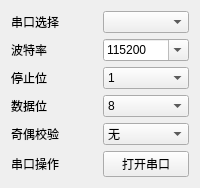
                <widget class="QWidget" name="tab_6">
                 <attribute name="title">
                  <string>串口2</string>
                 </attribute>
                 <layout class="QGridLayout" name="gridLayout_5">
                  <item row="0" column="0">
                   <widget class="QLabel" name="lblSerialPort_tab2">
                    <property name="text">
                     <string>串口选择</string>
                    </property>
                   </widget>
                  </item>
                  <item row="0" column="1">
                   <widget class="NewCombobox" name="cmbSerialPort_tab2"/>
                  </item>
                  <item row="1" column="0">
                   <widget class="QLabel" name="lblBaudRate_tab2">
                    <property name="text">
                     <string>波特率</string>
                    </property>
                   </widget>
                  </item>
                  <item row="1" column="1">
                   <widget class="QComboBox" name="cmbBaudRate_tab2">
                    <property name="editable">
                     <bool>true</bool>
                    </property>
                    <property name="currentIndex">
                     <number>10</number>
                    </property>
                    <property name="maxVisibleItems">
                     <number>20</number>
                    </property>
                    <item>
                     <property name="text">
                      <string>1200</string>
                     </property>
                    </item>
                    <item>
                     <property name="text">
                      <string>2400</string>
                     </property>
                    </item>
                    <item>
                     <property name="text">
                      <string>4800</string>
                     </property>
                    </item>
                    <item>
                     <property name="text">
                      <string>9600</string>
                     </property>
                    </item>
                    <item>
                     <property name="text">
                      <string>14400</string>
                     </property>
                    </item>
                    <item>
                     <property name="text">
                      <string>19200</string>
                     </property>
                    </item>
                    <item>
                     <property name="text">
                      <string>38400</string>
                     </property>
                    </item>
                    <item>
                     <property name="text">
                      <string>43000</string>
                     </property>
                    </item>
                    <item>
                     <property name="text">
                      <string>57600</string>
                     </property>
                    </item>
                    <item>
                     <property name="text">
                      <string>76800</string>
                     </property>
                    </item>
                    <item>
                     <property name="text">
                      <string>115200</string>
                     </property>
                    </item>
                    <item>
                     <property name="text">
                      <string>128000</string>
                     </property>
                    </item>
                    <item>
                     <property name="text">
                      <string>230400</string>
                     </property>
                    </item>
                    <item>
                     <property name="text">
                      <string>256000</string>
                     </property>
                    </item>
                    <item>
                     <property name="text">
                      <string>460800</string>
                     </property>
                    </item>
                    <item>
                     <property name="text">
                      <string>921600</string>
                     </property>
                    </item>
                    <item>
                     <property name="text">
                      <string>1382400</string>
                     </property>
                    </item>
                   </widget>
                  </item>
                  <item row="2" column="0">
                   <widget class="QLabel" name="lblStop_tab2">
                    <property name="text">
                     <string>停止位</string>
                    </property>
                   </widget>
                  </item>
                  <item row="2" column="1">
                   <widget class="QComboBox" name="cmbStop_tab2">
                    <item>
                     <property name="text">
                      <string>1</string>
                     </property>
                    </item>
                    <item>
                     <property name="text">
                      <string>1.5</string>
                     </property>
                    </item>
                    <item>
                     <property name="text">
                      <string>2</string>
                     </property>
                    </item>
                   </widget>
                  </item>
                  <item row="3" column="0">
                   <widget class="QLabel" name="lblData_tab2">
                    <property name="text">
                     <string>数据位</string>
                    </property>
                   </widget>
                  </item>
                  <item row="3" column="1">
                   <widget class="QComboBox" name="cmbData_tab2">
                    <property name="currentIndex">
                     <number>3</number>
                    </property>
                    <item>
                     <property name="text">
                      <string>5</string>
                     </property>
                    </item>
                    <item>
                     <property name="text">
                      <string>6</string>
                     </property>
                    </item>
                    <item>
                     <property name="text">
                      <string>7</string>
                     </property>
                    </item>
                    <item>
                     <property name="text">
                      <string>8</string>
                     </property>
                    </item>
                   </widget>
                  </item>
                  <item row="4" column="0">
                   <widget class="QLabel" name="lblCheck_tab2">
                    <property name="text">
                     <string>奇偶校验</string>
                    </property>
                   </widget>
                  </item>
                  <item row="4" column="1">
                   <widget class="QComboBox" name="cmbCheck_tab2">
                    <item>
                     <property name="text">
                      <string>无</string>
                     </property>
                    </item>
                    <item>
                     <property name="text">
                      <string>奇校验</string>
                     </property>
                    </item>
                    <item>
                     <property name="text">
                      <string>偶校验</string>
                     </property>
                    </item>
                   </widget>
                  </item>
                  <item row="5" column="0">
                   <widget class="QLabel" name="lblSwitch_tab2">
                    <property name="text">
                     <string>串口操作</string>
                    </property>
                   </widget>
                  </item>
                  <item row="5" column="1">
                   <widget class="QPushButton" name="btnSwitch_tab2">
                    <property name="text">
                     <string>打开串口</string>
                    </property>
                   </widget>
                  </item>
                 </layout>
                </widget>
